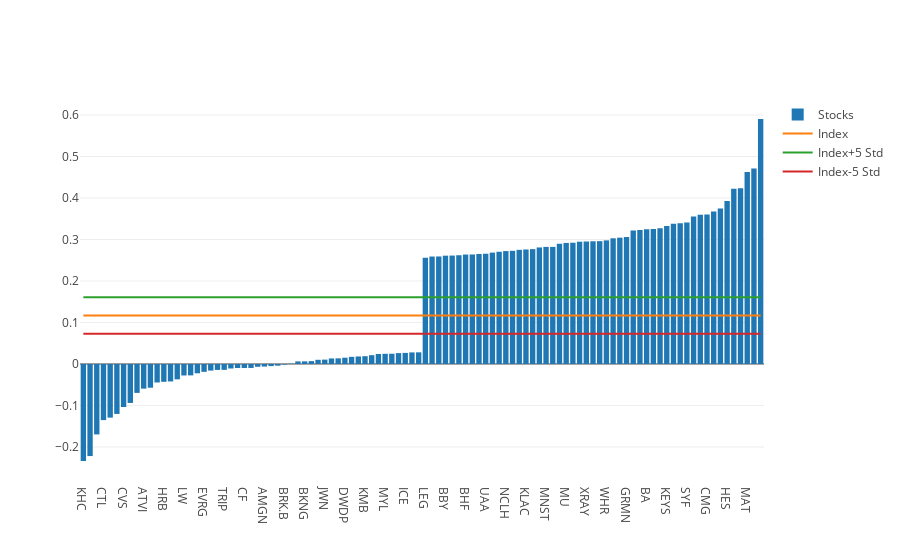

The code cell stored with this chart in its notebook:
### Code cell
# plot the return - sorted bar chart
from plotly.offline import download_plotlyjs, init_notebook_mode, plot, iplot
init_notebook_mode(connected=True)

cumRet = pd.DataFrame([[s, df[s].sum()] for s in df.columns ], columns=['Ticker', 'TotalReturn']).sort_values(by='TotalReturn', ascending=True)

spyRet = np.array(getDailyRet('SPY'))
spyStd = np.std(spyRet)

up=spyCum+5*spyStd
down=spyCum-5*spyStd

# show only <.1 and >.9 in percentile
df2b = cumRet[(cumRet.TotalReturn < np.percentile(cumRet.TotalReturn,10))]
df2u = cumRet[(cumRet.TotalReturn > np.percentile(cumRet.TotalReturn,90))]

df2merged = pd.concat([df2b, df2u])

spyCum = np.empty(len(df2merged))
spyCum.fill(np.sum(spyRet))

#trace = go.Bar(x=df3['TotalReturn'], y=df3['Symbol'], orientation='h', )
trace = go.Bar(x=df2merged['Ticker'], y=df2merged['TotalReturn'], name='Stocks')
trace0 = go.Scatter(x=df2merged['Ticker'], y=spyCum, name='Index')

trace02stdhigh = go.Scatter(y=up, x=df2merged['Ticker'], name='Index+5 Std')
trace02stdlow = go.Scatter(y=down, x=df2merged['Ticker'], name='Index-5 Std')

data2=[trace, trace0, trace02stdhigh, trace02stdlow]

iplot(data2)

### Figure 1 — Plotly figure (JSON) as saved in the notebook; plotly's stock layout.template omitted (floating-point values rounded to 4 significant figures)
{"data": [{"name": "Stocks", "type": "bar", "uid": "207c2753-4664-4ef2-807e-6926a830519c", "x": ["KHC", "HSIC", "M", "CTL", "TTWO", "ABBV", "CVS", "NWL", "RMD", "ATVI", "CI", "QCOM", "HRB", "IFF", "KO", "LW", "CME", "HPQ", "EVRG", "NEM", "WBA", "TRIP", "KMX", "CBOE", "CF", "MKC", "UNH", "AMGN", "LYB", "DAL", "BRK.B", "K", "PFE", "BKNG", "CHD", "JNPR", "JWN", "WRK", "MAC", "DWDP", "MDT", "ALK", "KMB", "HUM", "APC", "MYL", "HRL", "VZ", "ICE", "AAP", "KR", "LEG", "ULTA", "TDG", "BBY", "DOV", "UNM", "BHF", "MSCI", "KMI", "UAA", "DISH", "PRGO", "NCLH", "WAT", "APA", "KLAC", "PM", "LRCX", "MNST", "SIVB", "STI", "MU", "URI", "EBAY", "XRAY", "AMD", "CDNS", "WHR", "DVN", "NFLX", "GRMN", "CELG", "ANET", "BA", "APTV", "MAS", "KEYS", "IPGP", "INCY", "SYF", "ALXN", "WDC", "CMG", "GE", "FMC", "HES", "XLNX", "HBI", "MAT", "XRX", "COTY"], "y": [-0.2338, -0.2219, -0.1698, -0.1352, -0.1293, -0.1204, -0.1036, -0.09393, -0.06967, -0.05947, -0.05719, -0.04457, -0.043, -0.04211, -0.03704, -0.02773, -0.02749, -0.02246, -0.01898, -0.01592, -0.01433, -0.0142, -0.01086, -0.009792, -0.009652, -0.00962, -0.006749, -0.006245, -0.005076, -0.004084, -0.001447, 0.0006927, 0.006161, 0.006297, 0.006852, 0.01002, 0.0105, 0.01328, 0.01353, 0.01503, 0.01718, 0.01808, 0.01875, 0.0212, 0.02402, 0.02454, 0.02467, 0.02615, 0.02665, 0.02786, 0.02804, 0.2559, 0.2589, 0.259, 0.261, 0.2612, 0.262, 0.2637, 0.2639, 0.2651, 0.2656, 0.2683, 0.2704, 0.272, 0.2727, 0.275, 0.2759, 0.2768, 0.2808, 0.2821, 0.2821, 0.2896, 0.2916, 0.2922, 0.2946, 0.2951, 0.2956, 0.2959, 0.2978, 0.3028, 0.3043, 0.3059, 0.3213, 0.3228, 0.3247, 0.3252, 0.3269, 0.3324, 0.3378, 0.3392, 0.3407, 0.3554, 0.3596, 0.3601, 0.3671, 0.3744, 0.3927, 0.4223, 0.4233, 0.4623, 0.4709, 0.5903]}, {"name": "Index", "type": "scatter", "uid": "20bf7671-cd5f-4e3e-9b0a-3d3164f0e888", "x": ["KHC", "HSIC", "M", "CTL", "TTWO", "ABBV", "CVS", "NWL", "RMD", "ATVI", "CI", "QCOM", "HRB", "IFF", "KO", "LW", "CME", "HPQ", "EVRG", "NEM", "WBA", "TRIP", "KMX", "CBOE", "CF", "MKC", "UNH", "AMGN", "LYB", "DAL", "BRK.B", "K", "PFE", "BKNG", "CHD", "JNPR", "JWN", "WRK", "MAC", "DWDP", "MDT", "ALK", "KMB", "HUM", "APC", "MYL", "HRL", "VZ", "ICE", "AAP", "KR", "LEG", "ULTA", "TDG", "BBY", "DOV", "UNM", "BHF", "MSCI", "KMI", "UAA", "DISH", "PRGO", "NCLH", "WAT", "APA", "KLAC", "PM", "LRCX", "MNST", "SIVB", "STI", "MU", "URI", "EBAY", "XRAY", "AMD", "CDNS", "WHR", "DVN", "NFLX", "GRMN", "CELG", "ANET", "BA", "APTV", "MAS", "KEYS", "IPGP", "INCY", "SYF", "ALXN", "WDC", "CMG", "GE", "FMC", "HES", "XLNX", "HBI", "MAT", "XRX", "COTY"], "y": [0.1169, 0.1169, 0.1169, 0.1169, 0.1169, 0.1169, 0.1169, 0.1169, 0.1169, 0.1169, 0.1169, 0.1169, 0.1169, 0.1169, 0.1169, 0.1169, 0.1169, 0.1169, 0.1169, 0.1169, 0.1169, 0.1169, 0.1169, 0.1169, 0.1169, 0.1169, 0.1169, 0.1169, 0.1169, 0.1169, 0.1169, 0.1169, 0.1169, 0.1169, 0.1169, 0.1169, 0.1169, 0.1169, 0.1169, 0.1169, 0.1169, 0.1169, 0.1169, 0.1169, 0.1169, 0.1169, 0.1169, 0.1169, 0.1169, 0.1169, 0.1169, 0.1169, 0.1169, 0.1169, 0.1169, 0.1169, 0.1169, 0.1169, 0.1169, 0.1169, 0.1169, 0.1169, 0.1169, 0.1169, 0.1169, 0.1169, 0.1169, 0.1169, 0.1169, 0.1169, 0.1169, 0.1169, 0.1169, 0.1169, 0.1169, 0.1169, 0.1169, 0.1169, 0.1169, 0.1169, 0.1169, 0.1169, 0.1169, 0.1169, 0.1169, 0.1169, 0.1169, 0.1169, 0.1169, 0.1169, 0.1169, 0.1169, 0.1169, 0.1169, 0.1169, 0.1169, 0.1169, 0.1169, 0.1169, 0.1169, 0.1169, 0.1169]}, {"name": "Index+5 Std", "type": "scatter", "uid": "e9057cf1-c89f-4f63-a197-586714f309d6", "x": ["KHC", "HSIC", "M", "CTL", "TTWO", "ABBV", "CVS", "NWL", "RMD", "ATVI", "CI", "QCOM", "HRB", "IFF", "KO", "LW", "CME", "HPQ", "EVRG", "NEM", "WBA", "TRIP", "KMX", "CBOE", "CF", "MKC", "UNH", "AMGN", "LYB", "DAL", "BRK.B", "K", "PFE", "BKNG", "CHD", "JNPR", "JWN", "WRK", "MAC", "DWDP", "MDT", "ALK", "KMB", "HUM", "APC", "MYL", "HRL", "VZ", "ICE", "AAP", "KR", "LEG", "ULTA", "TDG", "BBY", "DOV", "UNM", "BHF", "MSCI", "KMI", "UAA", "DISH", "PRGO", "NCLH", "WAT", "APA", "KLAC", "PM", "LRCX", "MNST", "SIVB", "STI", "MU", "URI", "EBAY", "XRAY", "AMD", "CDNS", "WHR", "DVN", "NFLX", "GRMN", "CELG", "ANET", "BA", "APTV", "MAS", "KEYS", "IPGP", "INCY", "SYF", "ALXN", "WDC", "CMG", "GE", "FMC", "HES", "XLNX", "HBI", "MAT", "XRX", "COTY"], "y": [0.1608, 0.1608, 0.1608, 0.1608, 0.1608, 0.1608, 0.1608, 0.1608, 0.1608, 0.1608, 0.1608, 0.1608, 0.1608, 0.1608, 0.1608, 0.1608, 0.1608, 0.1608, 0.1608, 0.1608, 0.1608, 0.1608, 0.1608, 0.1608, 0.1608, 0.1608, 0.1608, 0.1608, 0.1608, 0.1608, 0.1608, 0.1608, 0.1608, 0.1608, 0.1608, 0.1608, 0.1608, 0.1608, 0.1608, 0.1608, 0.1608, 0.1608, 0.1608, 0.1608, 0.1608, 0.1608, 0.1608, 0.1608, 0.1608, 0.1608, 0.1608, 0.1608, 0.1608, 0.1608, 0.1608, 0.1608, 0.1608, 0.1608, 0.1608, 0.1608, 0.1608, 0.1608, 0.1608, 0.1608, 0.1608, 0.1608, 0.1608, 0.1608, 0.1608, 0.1608, 0.1608, 0.1608, 0.1608, 0.1608, 0.1608, 0.1608, 0.1608, 0.1608, 0.1608, 0.1608, 0.1608, 0.1608, 0.1608, 0.1608, 0.1608, 0.1608, 0.1608, 0.1608, 0.1608, 0.1608, 0.1608, 0.1608, 0.1608, 0.1608, 0.1608, 0.1608, 0.1608, 0.1608, 0.1608, 0.1608, 0.1608, 0.1608]}, {"name": "Index-5 Std", "type": "scatter", "uid": "53725d60-ef1f-4431-af8c-02dfbaf8afa4", "x": ["KHC", "HSIC", "M", "CTL", "TTWO", "ABBV", "CVS", "NWL", "RMD", "ATVI", "CI", "QCOM", "HRB", "IFF", "KO", "LW", "CME", "HPQ", "EVRG", "NEM", "WBA", "TRIP", "KMX", "CBOE", "CF", "MKC", "UNH", "AMGN", "LYB", "DAL", "BRK.B", "K", "PFE", "BKNG", "CHD", "JNPR", "JWN", "WRK", "MAC", "DWDP", "MDT", "ALK", "KMB", "HUM", "APC", "MYL", "HRL", "VZ", "ICE", "AAP", "KR", "LEG", "ULTA", "TDG", "BBY", "DOV", "UNM", "BHF", "MSCI", "KMI", "UAA", "DISH", "PRGO", "NCLH", "WAT", "APA", "KLAC", "PM", "LRCX", "MNST", "SIVB", "STI", "MU", "URI", "EBAY", "XRAY", "AMD", "CDNS", "WHR", "DVN", "NFLX", "GRMN", "CELG", "ANET", "BA", "APTV", "MAS", "KEYS", "IPGP", "INCY", "SYF", "ALXN", "WDC", "CMG", "GE", "FMC", "HES", "XLNX", "HBI", "MAT", "XRX", "COTY"], "y": [0.07296, 0.07296, 0.07296, 0.07296, 0.07296, 0.07296, 0.07296, 0.07296, 0.07296, 0.07296, 0.07296, 0.07296, 0.07296, 0.07296, 0.07296, 0.07296, 0.07296, 0.07296, 0.07296, 0.07296, 0.07296, 0.07296, 0.07296, 0.07296, 0.07296, 0.07296, 0.07296, 0.07296, 0.07296, 0.07296, 0.07296, 0.07296, 0.07296, 0.07296, 0.07296, 0.07296, 0.07296, 0.07296, 0.07296, 0.07296, 0.07296, 0.07296, 0.07296, 0.07296, 0.07296, 0.07296, 0.07296, 0.07296, 0.07296, 0.07296, 0.07296, 0.07296, 0.07296, 0.07296, 0.07296, 0.07296, 0.07296, 0.07296, 0.07296, 0.07296, 0.07296, 0.07296, 0.07296, 0.07296, 0.07296, 0.07296, 0.07296, 0.07296, 0.07296, 0.07296, 0.07296, 0.07296, 0.07296, 0.07296, 0.07296, 0.07296, 0.07296, 0.07296, 0.07296, 0.07296, 0.07296, 0.07296, 0.07296, 0.07296, 0.07296, 0.07296, 0.07296, 0.07296, 0.07296, 0.07296, 0.07296, 0.07296, 0.07296, 0.07296, 0.07296, 0.07296, 0.07296, 0.07296, 0.07296, 0.07296, 0.07296, 0.07296]}], "layout": {}}
